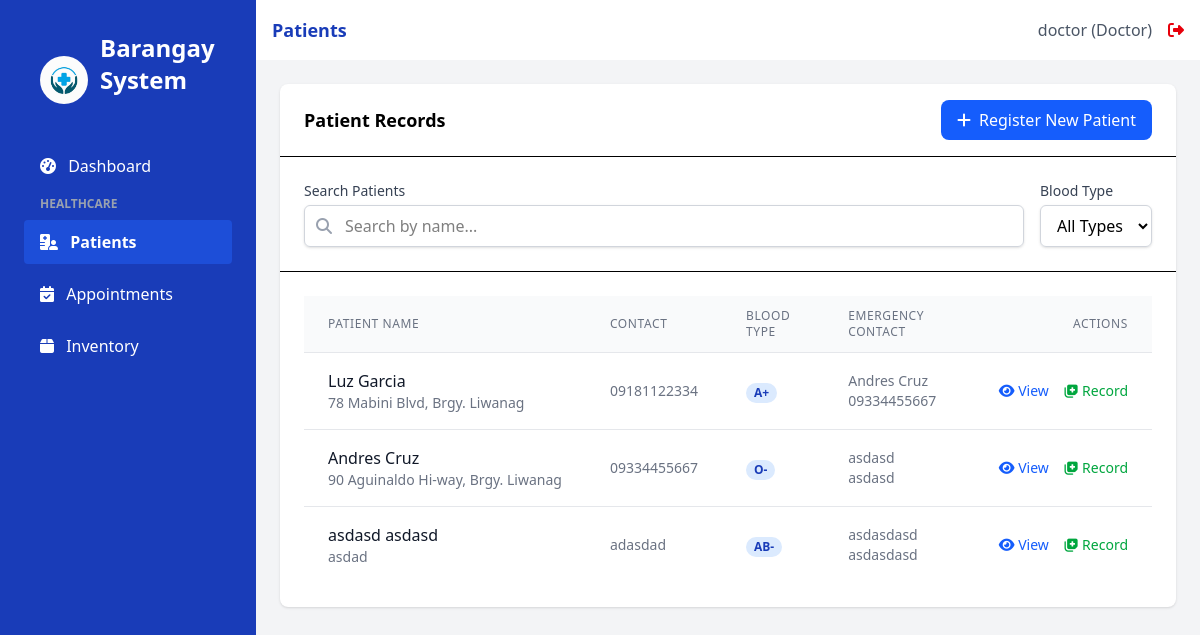
The app's page /patients (signed in) with its own data.
### app.py (models this page shows, shortened)
class User(UserMixin, db.Model):
    id = db.Column(db.Integer, primary_key=True)
    username = db.Column(db.String(100), unique=True, nullable=False)
    email = db.Column(db.String(100), unique=True, nullable=False)
    password_hash = db.Column(db.String(200), nullable=False)
    role = db.Column(db.String(20), nullable=False, default='staff')  # admin, doctor, nurse, staff
    created_at = db.Column(db.DateTime, default=datetime.utcnow)
    issued_certificates = db.relationship('Certificate', backref='issuer', lazy=True)

class Patient(db.Model):
    id = db.Column(db.Integer, primary_key=True)
    resident_id = db.Column(db.Integer, db.ForeignKey('resident.id'), nullable=False)
    medical_history = db.Column(db.Text)
    blood_type = db.Column(db.String(10))
    allergies = db.Column(db.Text)
    emergency_contact = db.Column(db.String(100))
    emergency_number = db.Column(db.String(20))
    created_at = db.Column(db.DateTime, default=datetime.utcnow)
    updated_at = db.Column(db.DateTime, default=datetime.utcnow, onupdate=datetime.utcnow)
    resident = db.relationship('Resident', backref='patient_profile')

class Resident(db.Model):
    id = db.Column(db.Integer, primary_key=True)
    first_name = db.Column(db.String(100), nullable=False)
    last_name = db.Column(db.String(100), nullable=False)
    address = db.Column(db.String(200), nullable=False)
    contact_number = db.Column(db.String(20))
    birth_date = db.Column(db.Date)
    created_at = db.Column(db.DateTime, default=datetime.utcnow)
    is_patient = db.Column(db.Boolean, default=False)

### app.py (the view)
@app.route('/patients')
@login_required
@role_required(['admin', 'doctor', 'nurse'])
def patients():
    patients_list = Patient.query.join(Resident).all()
    return render_template('patients.html', title='Patients', patients=patients_list)

### app.py (called while the page is built)
@login_manager.user_loader
def load_user(user_id):
    return User.query.get(int(user_id))

def role_required(roles):
    def decorator(f):
        @wraps(f)
        def decorated_function(*args, **kwargs):
            if not current_user.is_authenticated or current_user.role not in roles:
                flash('You do not have permission to access this page.', 'danger')
                return redirect(url_for('login'))
            return f(*args, **kwargs)
        return decorated_function
    return decorator

### templates/patients.html (shortened to what this page needs)
{% extends 'base.html' %}
{% block content %}
<div x-data="patientSystem()" class="bg-white rounded-lg shadow">
    <div class="border-b px-6 py-4 flex items-center justify-between">
        <h2 class="font-semibold text-lg">Patient Records</h2>
        <a href="{{ url_for('add_patient') }}" class="bg-blue-600 hover:bg-blue-700 text-white px-4 py-2 rounded-lg flex items-center">
            <i class="fas fa-plus mr-2"></i> Register New Patient
        </a>
    </div>
    <div class="p-6 border-b">
        <div class="flex flex-col md:flex-row gap-4">
            <div class="flex-1">
                <label for="search" class="block text-sm font-medium text-gray-700 mb-1">Search Patients</label>
                <div class="relative">
                    <div class="absolute inset-y-0 left-0 pl-3 flex items-center pointer-events-none">
                        <i class="fas fa-search text-gray-400"></i>
                    </div>
                    <input type="text" id="search" x-model="searchQuery" class="block w-full pl-10 pr-3 py-2 border border-gray-300 rounded-md shadow-sm focus:outline-none focus:ring-blue-500 focus:border-blue-500" placeholder="Search by name...">
                </div>
            </div>
            <div>
                <label for="bloodType" class="block text-sm font-medium text-gray-700 mb-1">Blood Type</label>
                <select id="bloodType" x-model="bloodTypeFilter" class="block w-full px-3 py-2 border border-gray-300 rounded-md shadow-sm focus:outline-none focus:ring-blue-500 focus:border-blue-500">
                    <option value="">All Types</option>
                </select>
            </div>
        </div>
    </div>
    <div class="p-6 overflow-x-auto">
        <table class="min-w-full divide-y divide-gray-200">
            <thead class="bg-gray-50">
                <tr>
                    <th scope="col" class="px-6 py-3 text-left text-xs font-medium text-gray-500 uppercase tracking-wider">Patient Name</th>
                    <th scope="col" class="px-6 py-3 text-left text-xs font-medium text-gray-500 uppercase tracking-wider">Contact</th>
                    <th scope="col" class="px-6 py-3 text-left text-xs font-medium text-gray-500 uppercase tracking-wider">Blood Type</th>
                    <th scope="col" class="px-6 py-3 text-left text-xs font-medium text-gray-500 uppercase tracking-wider">Emergency Contact</th>
                    <th scope="col" class="px-6 py-3 text-right text-xs font-medium text-gray-500 uppercase tracking-wider">Actions</th>
                </tr>
            </thead>
            <tbody class="bg-white divide-y divide-gray-200">
                {% if patients %}
                    {% for patient in patients %}
                    <tr>
                        <td class="px-6 py-4 whitespace-nowrap">
                            <div class="font-medium text-gray-900">{{ patient.resident.first_name }} {{ patient.resident.last_name }}</div>
                            <div class="text-sm text-gray-500">{{ patient.resident.address }}</div>
                        </td>
                        <td class="px-6 py-4 whitespace-nowrap text-sm text-gray-500">
                            {{ patient.resident.contact_number }}
                        </td>
                        <td class="px-6 py-4 whitespace-nowrap">
                            <span class="px-2 inline-flex text-xs leading-5 font-semibold rounded-full bg-blue-100 text-blue-800">
                                {{ patient.blood_type or 'Not specified' }}
                            </span>
                        </td>
                        <td class="px-6 py-4 whitespace-nowrap text-sm text-gray-500">
                            {{ patient.emergency_contact or 'Not specified' }}
                            {% if patient.emergency_number %}
                            <div>{{ patient.emergency_number }}</div>
                            {% endif %}
                        </td>
                        <td class="px-6 py-4 whitespace-nowrap text-right text-sm font-medium">
                            <a href="{{ url_for('patient_details', id=patient.id) }}" class="text-blue-600 hover:text-blue-900 mr-3">
                                <i class="fas fa-eye"></i> View
                            </a>
                            <a href="{{ url_for('add_medical_record', patient_id=patient.id) }}" class="text-green-600 hover:text-green-900">
                                <i class="fas fa-notes-medical"></i> Record
                            </a>
                        </td>
                    </tr>
                    {% endfor %}
                {% else %}
                    <tr>
                        <td colspan="5" class="px-6 py-4 text-center text-sm text-gray-500">
                            No patients registered. <a href="{{ url_for('add_patient') }}" class="text-blue-600 hover:underline">Register a new patient</a>.
                        </td>
                    </tr>
                {% endif %}
            </tbody>
        </table>
    </div>
</div>
{% endblock %}

### templates/base.html (shortened to what this page needs)
<!DOCTYPE html>
<html lang="en">
<head>
    <script src="https://cdn.jsdelivr.net/npm/@tailwindcss/browser@4"></script>
    <link rel="stylesheet" href="https://cdnjs.cloudflare.com/ajax/libs/font-awesome/6.4.0/css/all.min.css">
</head>
<body class="bg-gray-50 flex h-screen">
    <div class="bg-blue-800 text-white w-64 py-4 flex-shrink-0 hidden md:block">
        <div class="px-6">
            <div class="p-4 flex items-center">
                <img src="{{ url_for('static', filename='images/logo.jpg') }}" alt="Barangay Logo" class="h-12 w-12 mr-3 rounded-full">
                <h1 class="text-2xl font-bold mb-8">Barangay System</h1>
            </div>
            <nav>
                <a href="{{ url_for('index') }}" class="sidebar-link block py-2.5 px-4 rounded transition duration-200 {% if request.path == url_for('index') %}sidebar-active{% else %}hover:bg-blue-700{% endif %} mb-2">
                    <i class="fas fa-tachometer-alt mr-2"></i> Dashboard
                </a>
                {% if current_user.role != 'staff' %}
                <div class="mb-4">
                    <p class="text-xs uppercase text-gray-400 font-semibold mb-2 pl-4">Healthcare</p>
                    <a href="{{ url_for('patients') }}" class="sidebar-link block py-2.5 px-4 rounded transition duration-200 {% if request.path == url_for('patients') %}sidebar-active{% else %}hover:bg-blue-700{% endif %} mb-2">
                        <i class="fas fa-hospital-user mr-2"></i> Patients
                    </a>
                    <a href="{{ url_for('appointments') }}" class="sidebar-link block py-2.5 px-4 rounded transition duration-200 {% if request.path == url_for('appointments') %}sidebar-active{% else %}hover:bg-blue-700{% endif %} mb-2">
                        <i class="fas fa-calendar-check mr-2"></i> Appointments
                    </a>
                    <a href="{{ url_for('inventory') }}" class="sidebar-link block py-2.5 px-4 rounded transition duration-200 {% if request.path == url_for('inventory') %}sidebar-active{% else %}hover:bg-blue-700{% endif %} mb-2">
                        <i class="fas fa-box mr-2"></i> Inventory
                    </a>
                </div>
                {% endif %}
            </nav>
        </div>
    </div>
    <div class="flex-1 flex flex-col overflow-hidden">
        <header class="bg-white shadow-sm py-4 px-4">
            <div class="flex items-center justify-between">
                <div class="text-lg font-semibold text-blue-800">{{ title }}</div>
                {% if current_user.is_authenticated %}
                <div class="flex items-center">
                    <span class="text-gray-600 mr-4">{{ current_user.username }} ({{ current_user.role|capitalize }})</span>
                    <a href="{{ url_for('logout') }}" class="text-red-600 hover:text-red-800">
                        <i class="fas fa-sign-out-alt"></i>
                    </a>
                </div>
                {% endif %}
            </div>
        </header>
        <main class="flex-1 overflow-x-hidden overflow-y-auto bg-gray-100 p-6">
            {% block content %}{% endblock %}
        </main>
    </div>
</body>
</html>

### templates/base.html (style rules this page uses)
.sidebar-active { background-color: #1D4ED8; color: white; font-weight: 600; }

### records on screen
User: username "doctor", role "Doctor"
Patient: resident.first_name "Luz", resident.last_name "Garcia", resident.address "78 Mabini Blvd, Brgy. Liwanag", resident.contact_number "09181122334", blood_type "A+", emergency_contact "Andres Cruz", emergency_number "09334455667"
Patient: resident.first_name "Andres", resident.last_name "Cruz", resident.address "90 Aguinaldo Hi-way, Brgy. Liwanag", resident.contact_number "09334455667", blood_type "O-", emergency_contact "asdasd", emergency_number "asdasd"
Patient: resident.first_name "asdasd", resident.last_name "asdasd", resident.address "asdad", resident.contact_number "adasdad", blood_type "AB-", emergency_contact "asdasdasd", emergency_number "asdasdasd"

### other values on screen
{{ title }} "Patients"
